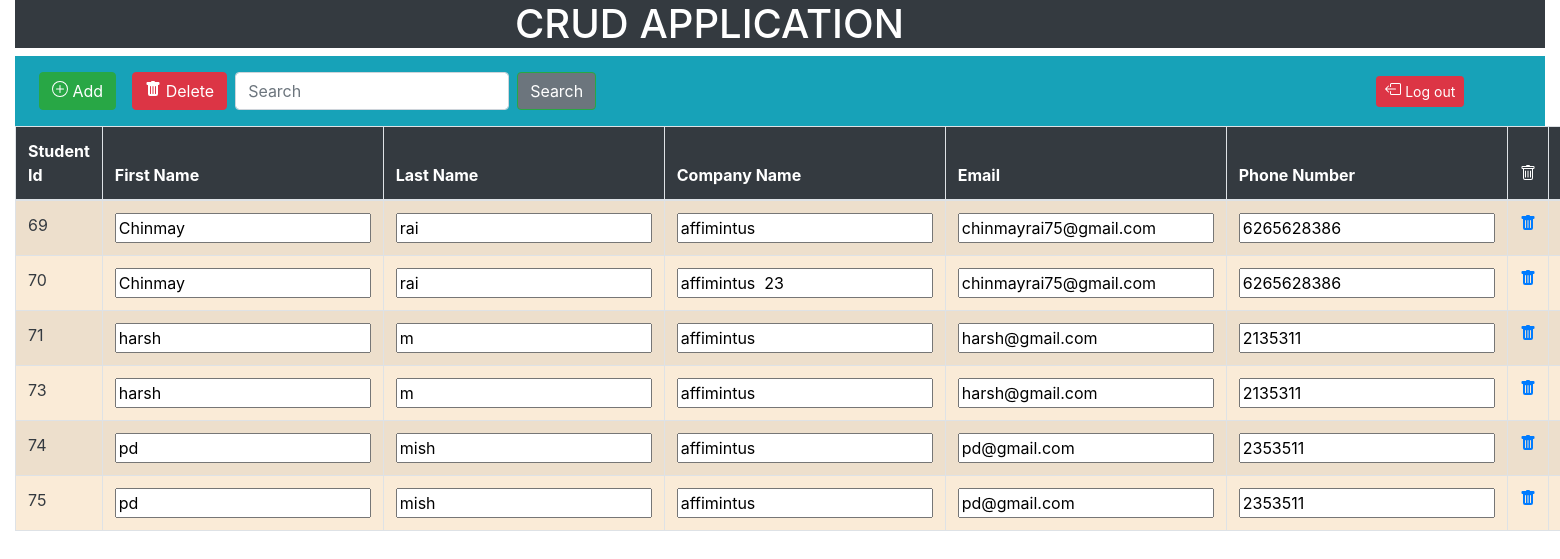
The page /webpage on the database its author committed.
### home/models.py (models this page shows, shortened)
class student(models.Model):
    fname=models.CharField(max_length=20)
    lname=models.CharField(max_length=20)
    cname=models.CharField(max_length=20)
    email=models.EmailField()
    pnumber=models.IntegerField()

### home/views.py (the view)
# urls.py: path("webpage",views.webpage),
def webpage(request):
    st=student.objects.all()
    return render(request,'temp/webpage.html',{'st':st})

### home/templates/temp/webpage.html (shortened to what this page needs)
<!DOCTYPE html>
<html lang="en">
<head>
    <link rel="stylesheet" href="https://cdn.jsdelivr.net/npm/bootstrap@4.0.0/dist/css/bootstrap.min.css"
>
    <link rel="stylesheet" href="https://cdnjs.cloudflare.com/ajax/libs/animate.css/4.1.1/animate.min.css" />
</head>
<body>
    <div class="container-fluid">
        <div class="bg-dark text-white">
            <h1 style="padding-left: 500px;">CRUD APPLICATION</h1>
        </div>
        <nav class="navbar navbar-expand-lg  bg-info">
            <div class="collapse navbar-collapse" id="navbarSupportedContent">
                <button type="button" class="btn btn-success m-2" data-toggle="modal" data-target="#exampleModal"
                    data-whatever="@mdo"><span></span> Add</button>
                <button type="button" class="btn btn-danger m-2" data-toggle="modal" data-target="#exampleModalCenter"<span></span> Delete</button>
                <form class="form-inline my-2 my-lg-0" action="search" method="post">
                    <input class="form-control mr-sm-2" type="text" aria-label="Search" name="name" placeholder="Search">
                    <button class="btn btn-outline-success my-2 my-sm-0 bg-secondary text-white">Search</button>
                </form>
                <div>
                    <a href="lgout" class="btn btn-danger btn-sm" style="margin-left: 780px;">
                     Log out
                    </a>
                </div>
            </div>
        </nav>
    </div>
                <form action="update" method="post">
    <div class="container-fluid">
        <table class="table table-bordered table-hover table-striped">
            <thead class="bg-dark text-white">
                <th>Student Id</th>
                <th>First Name</th>
                <th>Last Name</th>
                <th>Company Name</th>
                <th>Email</th>
                <th>Phone Number</th>
                <th><span></span></th>
                <th></th>
            </thead>
            <tbody class="text-dark" style="background-color: antiquewhite;">
            {% for i in st %}
                <tr>
                    <td>{{i.id}}<input type="hidden" name="sid" value="{{i.id}}"></td>
                    <td><input type="text" name="fname" value="{{i.fname}}"></td>
                    <td><input type="text" name="lname" value="{{i.lname}}"></td>
                    <td><input type="text" name="cname" value="{{i.cname}}"></td>
                    <td><input type="text" name="email" value="{{i.email}}"></td>
                    <td><input type="text" name="pnumber" value="{{i.pnumber}}"></td>
                    <td><a href="del?sid={{i.id}}"><span></span></a></td>
                    <td></td>
                </tr>
            {% endfor %}
            </tbody>
        </table>
    </div>
    </form>
</body>
</html>

### rows shown on the page
student: id "69", fname "Chinmay", lname "rai", cname "affimintus", email "chinmayrai75@gmail.com", pnumber "6265628386"
student: id "70", fname "Chinmay", lname "rai", cname "affimintus 23", email "chinmayrai75@gmail.com", pnumber "6265628386"
student: id "71", fname "harsh", lname "m", cname "affimintus", email "harsh@gmail.com", pnumber "2135311"
student: id "73", fname "harsh", lname "m", cname "affimintus", email "harsh@gmail.com", pnumber "2135311"
student: id "74", fname "pd", lname "mish", cname "affimintus", email "pd@gmail.com", pnumber "2353511"
student: id "75", fname "pd", lname "mish", cname "affimintus", email "pd@gmail.com", pnumber "2353511"
